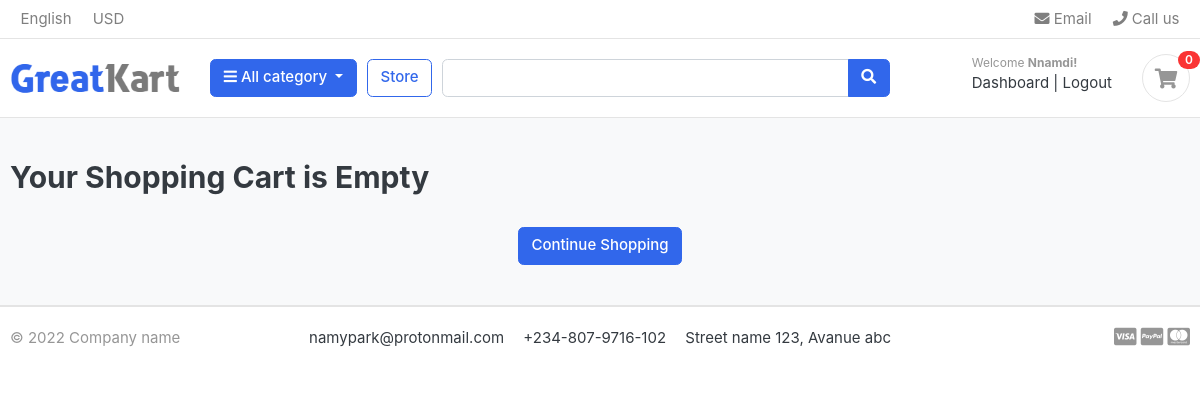
Before: /carts/ (signed in) with the older database file.
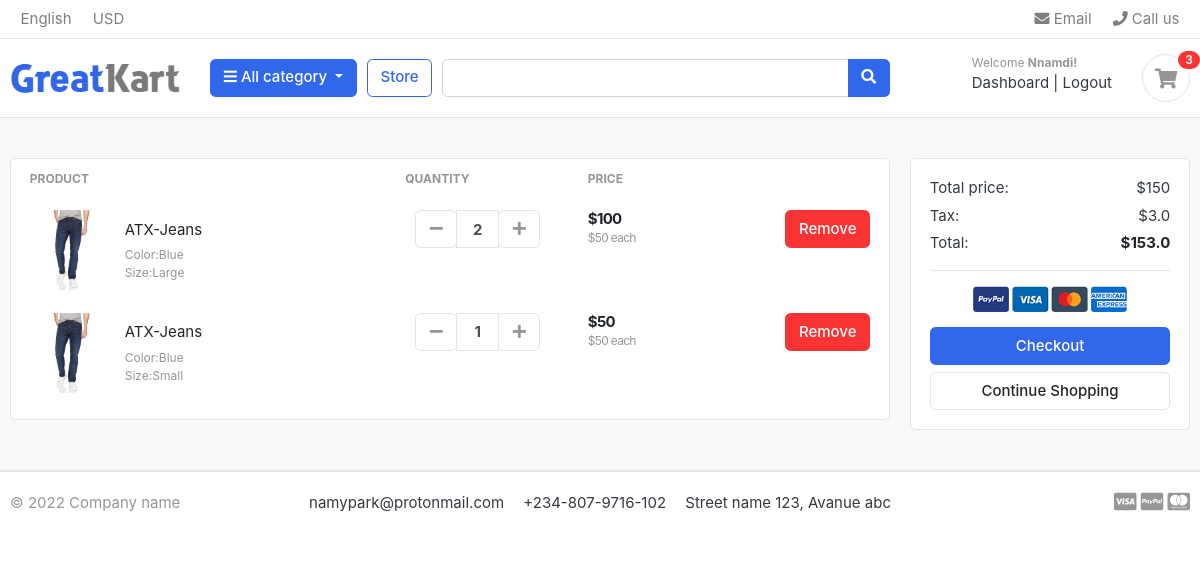
After: the same page with the newer database file.
### accounts/models.py (models this page shows, shortened)
class Account(AbstractBaseUser):
    first_name = models.CharField(
        max_length=50,
    )
    last_name = models.CharField(
        max_length=50,
    )
    username = models.CharField(max_length=50, unique=True)
    email = models.EmailField(unique=True)
    phone_number = models.IntegerField(null=True)
    date_joined = models.DateTimeField(auto_now_add=True)
    last_login = models.DateTimeField(auto_now=True)
    is_admin = models.BooleanField(default=False)
    is_staff = models.BooleanField(default=False)
    is_active = models.BooleanField(default=False)
    is_superadmin = models.BooleanField(default=False)
    USERNAME_FIELD = "email"
    REQUIRED_FIELDS = ["username", "first_name", "last_name"]
    objects = MyAccountManager()

### carts/models.py (models this page shows, shortened)
class CartItem(models.Model):
    user = models.ForeignKey(Account, on_delete=models.CASCADE, null=True)
    product = models.ForeignKey(Product, on_delete=models.CASCADE)
    variations = models.ManyToManyField(Variation, blank=True)
    cart = models.ForeignKey(Cart, on_delete=models.CASCADE)
    quantity = models.IntegerField()
    is_active = models.BooleanField(default=True)
    def sub_total(self):
        return self.product.price * self.quantity

### store/models.py (models this page shows, shortened)
class Product(models.Model):
    product_name = models.CharField(max_length=200, unique=True)
    description = models.TextField(max_length=200, null=True)
    slug = models.SlugField(max_length=200, unique=True)
    price = models.IntegerField()
    images = models.ImageField(upload_to="photos/products")
    stock = models.IntegerField()
    is_available = models.BooleanField(default=True)
    category = models.ForeignKey(Category, on_delete=models.CASCADE, null=True)
    created_date = models.DateTimeField(auto_now_add=True)
    modified_date = models.DateTimeField(auto_now=True)
    def get_absolute_url(self):
        return reverse(
            "product_detail",
            kwargs={"product_slug": self.slug, "category_slug": self.category.slug},
        )

class Variation(models.Model):
    product = models.ForeignKey(Product, on_delete=models.CASCADE)
    variation_category = models.CharField(max_length=100, choices=choices)
    variation_value = models.CharField(max_length=100)
    is_active = models.BooleanField(default=True)
    created_date = models.DateField(auto_now=True)
    objects = VariationManager()

### carts/views.py (the view)
# urls.py: path("", views.cart, name="cart"),
def cart(request, total_price=0, quantity=0, cart_items=None):
    try:
        if request.user.is_authenticated:
            cart_items = CartItem.objects.filter(user=request.user, is_active=True)
        else:
            cart = Cart.objects.get(cart_id=_cart_id(request))
            cart_items = CartItem.objects.filter(cart=cart, is_active=True)
        for cart_item in cart_items:
            total_price += round(cart_item.product.price * cart_item.quantity, 2)
            quantity += cart_item.quantity
        tax = round((total_price * 2) / 100, 2)
        total = round(tax + total_price, 2)
    except CartItem.DoesNotExist:
        pass
    context = {
        "total_price": total_price,
        "total": total,
        "tax": tax,
        "quantity": quantity,
        "cart_items": cart_items,
    }
    return render(request, "carts/cart.html", context)

### carts/templates/carts/cart.html (shortened to what this page needs)
{% extends "ecommerce/base.html" %} {% load static %}{% block content %}
<section class="section-content padding-y bg">
  <div class="container">
    {% if not cart_items %}
    <h2>Your Shopping Cart is Empty</h2>
    <br />
    <div class="text-center">
      <a href="{% url 'store' %}" class="btn btn-primary">
        Continue Shopping
      </a>
    </div>
    {% else %}
    <div class="row">
      <aside class="col-lg-9">
        <div class="card">
          <table class="table table-borderless table-shopping-cart">
            <thead class="text-muted">
              <tr class="small text-uppercase">
                <th scope="col">Product</th>
                <th scope="col" width="120">Quantity</th>
                <th scope="col" width="120">Price</th>
                <th scope="col" class="text-right" width="200"></th>
              </tr>
            </thead>
            <tbody>
              {% for item in cart_items %}
              <tr>
                <td>
                  <figure class="itemside align-items-center">
                    <div class="aside">
                      <img src="{{ item.product.images.url }}" class="img-sm" />
                    </div>
                    <figcaption class="info">
                      <a
                        href="{{ item.product.get_absolute_url }}"
                        class="title text-dark"
                        >{{ item.product.product_name}}</a
                      >
                      <p class="text-muted small">
                        {% if item.variations.all %}
                          {% for i in item.variations.all %}
                            {{i.variation_category | capfirst }}:{{i.variation_value | capfirst }} <br>
                          {% endfor %}
                        {% endif %}
                      </p>
                    </figcaption>
                  </figure>
                </td>
                <td>
                  <div class="col">
                    <div class="input-group input-spinner">
                      <div class="input-group-prepend">
                        <form action="{% url 'remove_cart' item.product.id item.id%}" method='POST'>
                          <button
                            class="btn btn-light"
                            type="submit"
                          id="button-plus"
                        >
                          <i class="fa fa-minus"></i>
                        </button>
                      </form>
                      </div>
                      <input
                        type="text"
                        class="form-control"
                        value="{{ item.quantity }}"
                      />
                      <div class="input-group-append">
                        <form action="{% url 'add_cart' item.product.id %}" method='POST'>
                          <button
                            class="btn btn-light"
                            type="submit"
                            id="button-minus"
                          >
                            <i class="fa fa-plus"></i>
                        </button>
                        </form>
                      </div>
                    </div>
                  </div>
                </td>
                <td>
                  <div class="price-wrap">
                    <var class="price">${{ item.sub_total }}</var>
                    <small class="text-muted">
                      ${{ item.product.price }} each
                    </small>
                  </div>
                </td>
                <td class="text-right">
                  <a
                    onclick="return confirm('Are you sure?')"
                    href="{% url 'delete_cart' item.product.id item.id  %}"
                    class="btn btn-danger"
                  >
                    Remove</a
                  >
                </td>
              </tr>
              {% endfor %}
            </tbody>
          </table>
        </div>
      </aside>
      <aside class="col-lg-3">
        <div class="card">
          <div class="card-body">
            <dl class="dlist-align">
              <dt>Total price:</dt>
              <dd class="text-right">${{total_price}}</dd>
            </dl>
            <dl class="dlist-align">
              <dt>Tax:</dt>
              <dd class="text-right">${{tax}}</dd>
            </dl>
            <dl class="dlist-align">
              <dt>Total:</dt>
              <dd class="text-right text-dark b">
                <strong>${{total}}</strong>
              </dd>
            </dl>
            <hr />
            <p class="text-center mb-3">
              <img
                src="{% static './images/misc/payments.png' %}"
                height="26"
              />
            </p>
            <a href="{% url 'checkout' %}" class="btn btn-primary btn-block">
              Checkout
            </a>
            <a href="{% url 'store' %}" class="btn btn-light btn-block"
              >Continue Shopping</a
            >
          </div>
        </div>
      </aside>
    </div>
    {% endif %}
  </div>
</section>
{% endblock %}

### ecommerce/templates/ecommerce/base.html (shortened to what this page needs)
{% load static %}
<!DOCTYPE html>
<html lang="en">
  <head>
    <link
      href="{% static 'css/bootstrap.css' %}"
      rel="stylesheet"
      type="text/css"
    />
    <link
      href="{% static 'fonts/fontawesome/css/all.min.css' %}"
      type="text/css"
      rel="stylesheet"
    />
    <link href="{% static 'css/ui.css' %}" rel="stylesheet" type="text/css" />
    <link
      href="{% static 'css/responsive.css' %}"
      rel="stylesheet"
      media="only screen and (max-width: 1200px)"
    />
  </head>
  <body>
    {% include "ecommerce/navbar.html" %}
    {% block content %}{% endblock %}
    {% include "ecommerce/footer.html" %}
  </body>
</html>

### ecommerce/templates/ecommerce/navbar.html (shortened to what this page needs)
{% load static %}
<header class="section-header">
  <nav class="navbar p-md-0 navbar-expand-sm navbar-light border-bottom">
    <div class="container">
      <div class="collapse navbar-collapse" id="navbarTop4">
        <ul class="navbar-nav mr-auto">
          <li class="nav-item dropdown">
            <a href="#" class="nav-link"> English </a>
          </li>
          <li class="nav-item dropdown">
            <a href="#" class="nav-link"> USD </a>
          </li>
        </ul>
        <ul class="navbar-nav">
          <li>
            <a href="#" class="nav-link">
              <i class="fa fa-envelope"></i> Email
            </a>
          </li>
          <li>
            <a href="#" class="nav-link">
              <i class="fa fa-phone"></i> Call us
            </a>
          </li>
        </ul>
      </div>
    </div>
  </nav>
  <section class="header-main border-bottom">
    <div class="container">
      <div class="row align-items-center">
        <div class="col-lg-2 col-md-3 col-6">
          <a href="{% url 'index' %}" class="brand-wrap">
          <img class="logo" src="{% static './images/logo.png' %}" />
          </a>
        </div>
        <div class="col-lg col-sm col-md col-6 flex-grow-0">
          <div class="category-wrap dropdown d-inline-block float-right">
            <button
              type="button"
              class="btn btn-primary dropdown-toggle"
              data-toggle="dropdown"
            >
              <i class="fa fa-bars"></i> All category
            </button>
          </div>
        </div>
        <a href="{% url 'store' %}" class="btn btn-outline-primary">Store</a>
        <div class="col-lg col-md-6 col-sm-12 col">
          <form action="{% url 'search_store' %}" class="search" method="GET">
            <div class="input-group w-100">
              <input
                type="text"
                class="form-control"
                style="width: 60%"
                placeholder="{{search_query}}"
                name='search'
                value="{{search_query}}"
              />
              <div class="input-group-append">
                <button class="btn btn-primary" type="submit">
                  <i class="fa fa-search"></i>
                </button>
              </div>
            </div>
          </form>
        </div>
        <div class="col-lg-3 col-sm-6 col-8 order-2 order-lg-3">
          <div class="d-flex justify-content-end mb-3 mb-lg-0">
            <div class="widget-header">
              {% if request.user.is_authenticated %}
              <small class="title text-muted">Welcome <b>{{request.user.first_name | capfirst}}</b><b>!</b></small>
              <div>
                <a href="{% url 'dashboard' %}"> Dashboard</a><span class="dark-transp"> | </span>
                <a href="{% url 'logout' %}">Logout</a>
                {% else %}
                <small class="title text-muted">Welcome <b>guest!</b></small>
              <div>
                <a href="{% url 'login' %}">Sign in</a>
                <span class="dark-transp"> | </span>
                <a href="{% url 'register' %}"> Register</a>
                {% endif %}
              </div>
            </div>
            <a href="{% url 'cart' %}" class="widget-header pl-3 ml-3">
              <div class="icon icon-sm rounded-circle border">
                <i class="fa fa-shopping-cart"></i>
              </div>
              {% if quantity %}
              <span class="badge badge-pill badge-danger notify"
                >{{quantity}}</span
              >
              {% else %}
              <span class="badge badge-pill badge-danger notify">0</span>
              {% endif %}
            </a>
          </div>
        </div>
      </div>
    </div>
  </section>
</header>

### ecommerce/templates/ecommerce/footer.html
{% load static %}
<footer class="section-footer border-top">
  <div class="container">
    <section class="footer-bottom border-top row">
      <div class="col-md-2">
        <p class="text-muted">&copy 2022 Company name</p>
      </div>
      <div class="col-md-8 text-md-center">
        <span class="px-2">namypark@protonmail.com</span>
        <span class="px-2">+234-807-9716-102</span>
        <span class="px-2">Street name 123, Avanue abc</span>
      </div>
      <div class="col-md-2 text-md-right text-muted">
        <i class="fab fa-lg fa-cc-visa"></i>
        <i class="fab fa-lg fa-cc-paypal"></i>
        <i class="fab fa-lg fa-cc-mastercard"></i>
      </div>
    </section>
  </div>
</footer>

Changed rows visible on the page:
added CartItem: product.images (picture), product.product_name "ATX-Jeans", quantity "2", sub_total "100", product.price "50"
now on this page (row unchanged): Variation: variation_category "Color", variation_value "Blue"
now on this page (row unchanged): Variation: variation_category "Size", variation_value "Large", shown under "ATX-Jeans"
added CartItem: product.images (picture), product.product_name "ATX-Jeans", quantity "1", sub_total "50", product.price "50"
now on this page (row unchanged): Variation: variation_category "Size", variation_value "Small", shown under "ATX-Jeans"
Other visible differences:
{{ quantity }}: (not shown) → "3"
{{ total_price }}: (not shown) → "150"
{{ tax }}: (not shown) → "3.0"
{{ total }}: (not shown) → "153.0"
text no longer shown: "0 Your Shopping Cart is Empty"
text now shown: "PRODUCT QUANTITY PRICE Total price: $ Tax: $ Total: $ Checkout"
